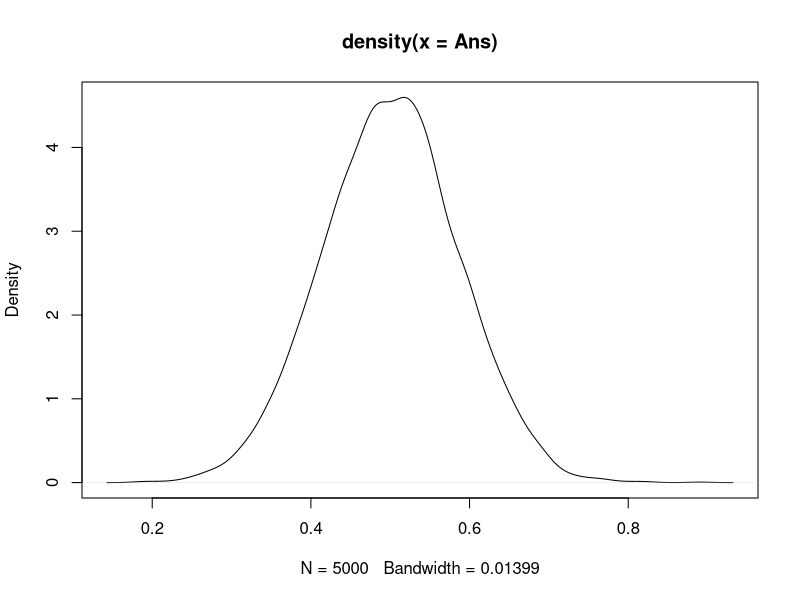

Source code (R):
## ---- chunk 1
knitr::opts_chunk$set(echo = FALSE)
## ---- chunk 2
sim <- 5000
n <- 100 # sample size
sigma <- 1 # variane of error term
b0 <- 1 #intercept
b1 = 0.5 # slop coefficient

Ans <- rep(NA, sim)

for (ii in 1:sim){
  x <- runif(n, -2, 2) # create x variable
  u <- rnorm(n, 0, sigma)
  y <- b0 + b1 * x + u
  b1_hat <- lm(y ~ x)$coefficients[2] # find slope oeff
  Ans[[ii]] = b1_hat
}

plot(density(Ans))
